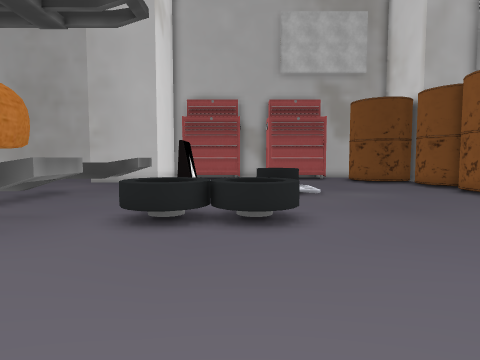
View 1 (above)

24 first-person views from a walk through a Unity game level. The camera is 1.4 m above the floor, tilts 4° down and sees 75° across. The floor is counted in squares, 1 m on a side. Each view is taken from the middle of a square. On the plan, view 1 faces up. The plan holds only what a view shows up to about 14 squares ahead; the rest is blank. The place goes on beyond the plan. The player character is not drawn.

View 2
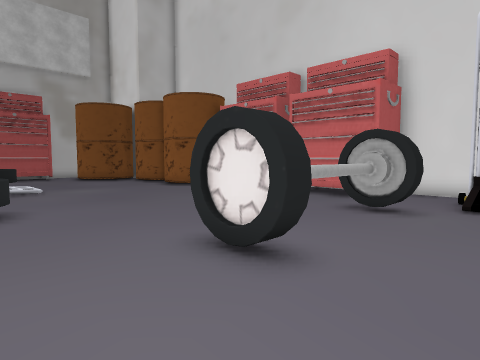

View 3
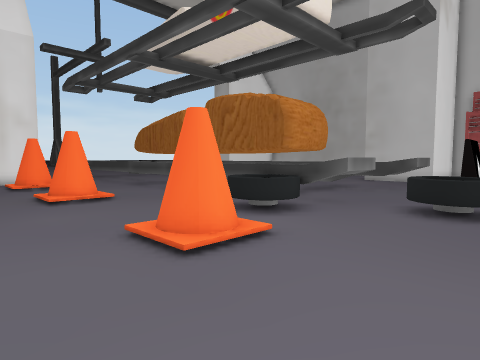

View 4
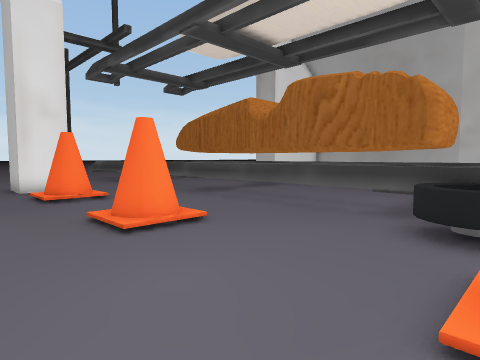

View 5
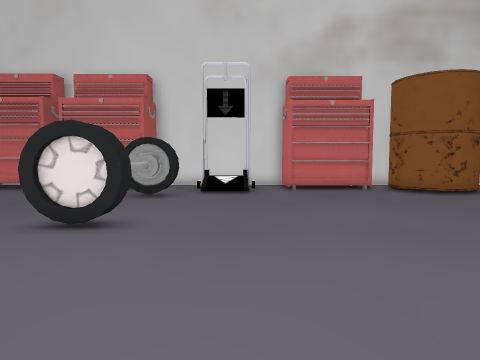

View 6
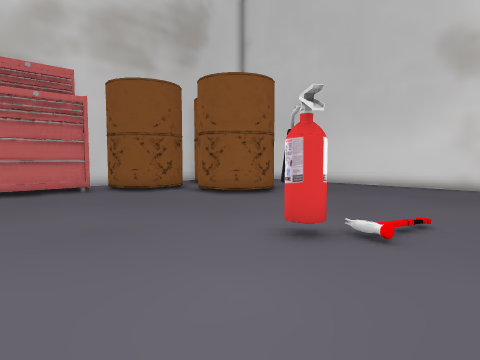

View 7
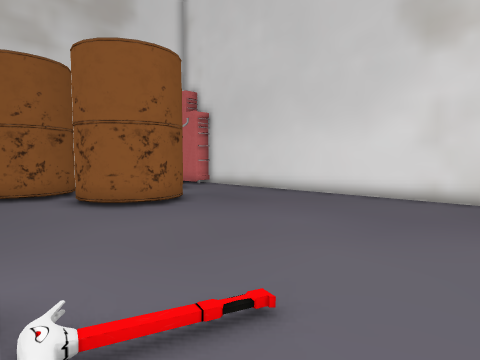

View 8
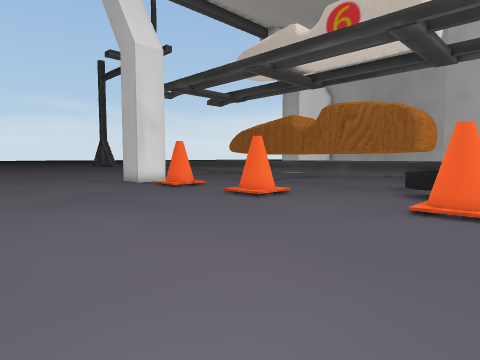

View 9
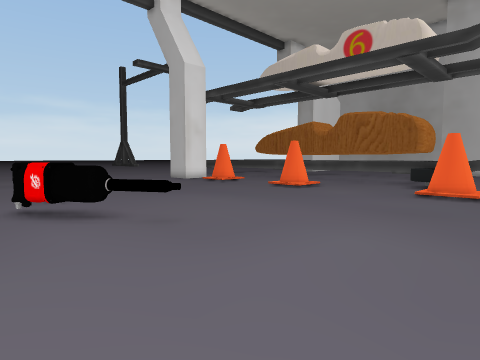

View 10
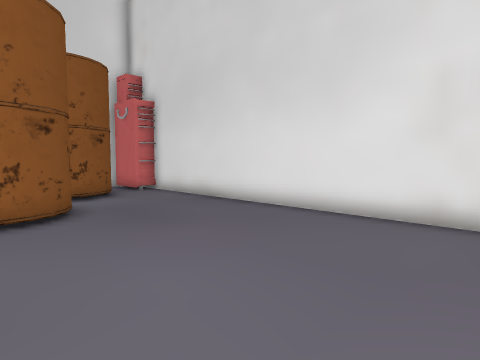

View 11
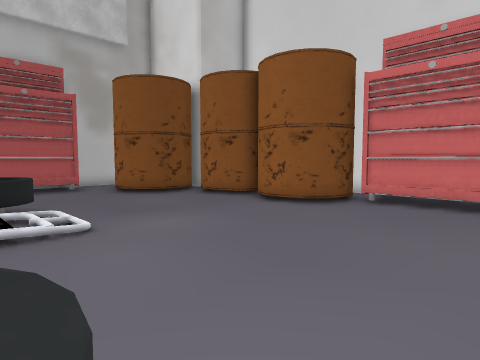

View 12
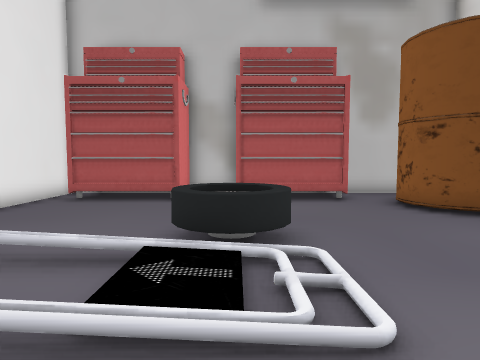

View 13
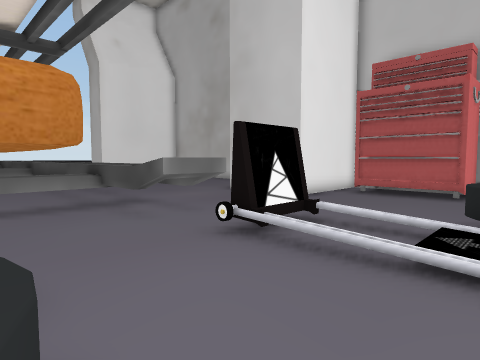

View 14
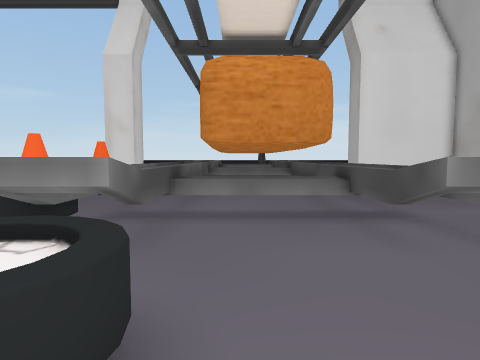

View 15
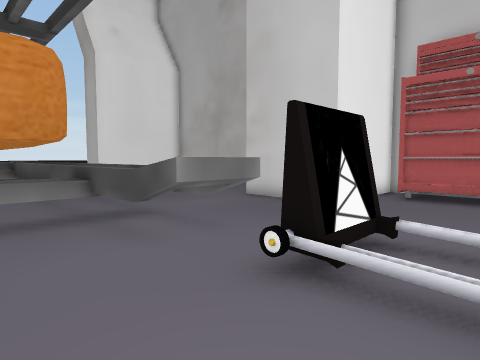

View 16
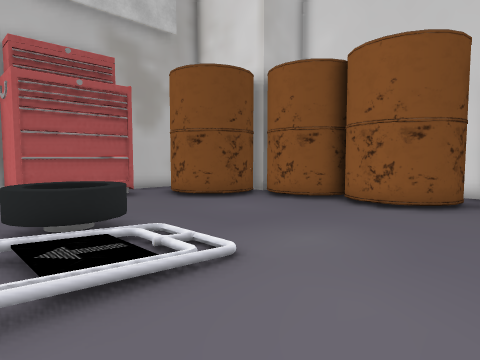

View 17
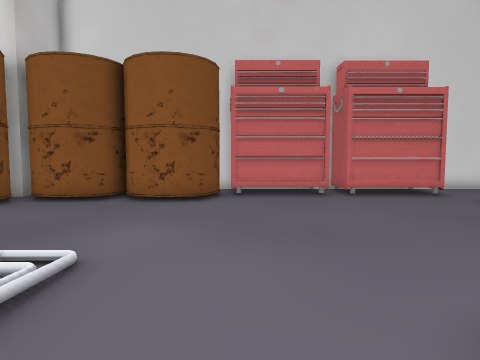

View 18
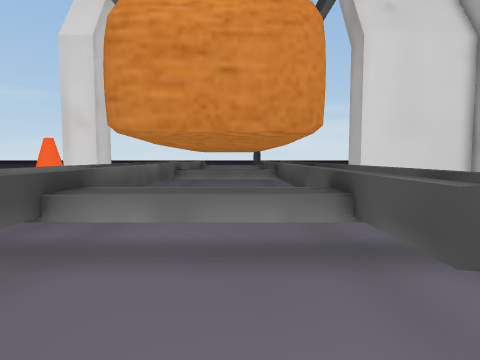

View 19
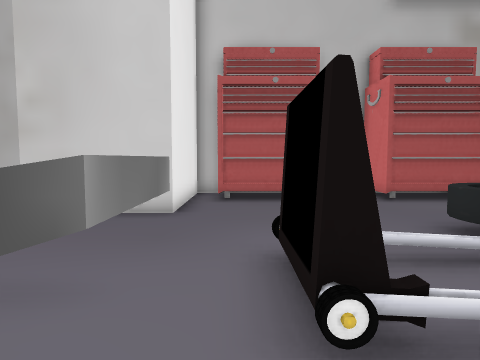

View 20
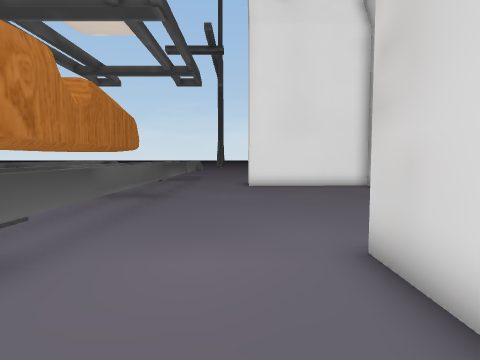

View 21
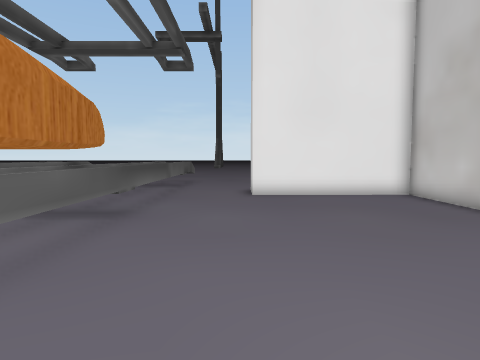

View 22
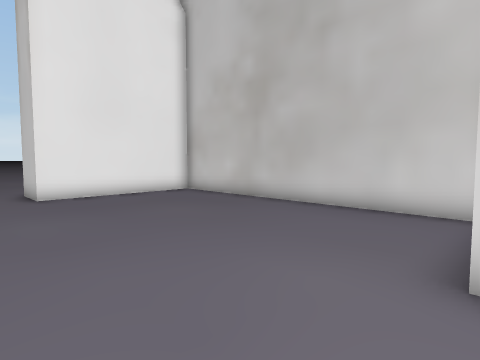

View 23
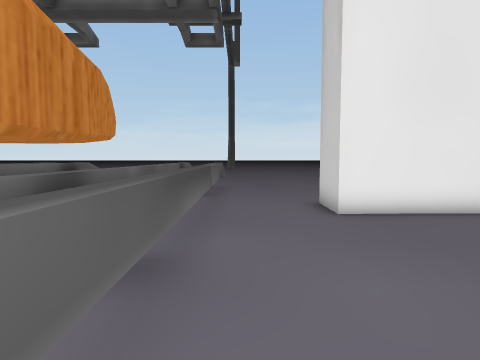

View 24
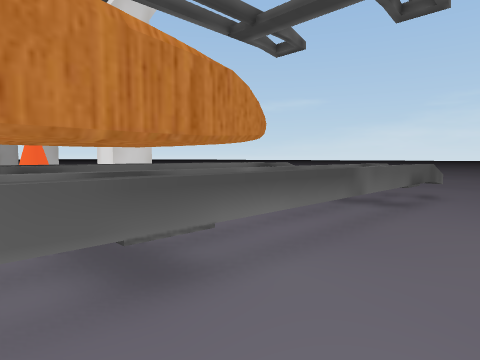

### Floor plan
Key: @ floor where view 1 was taken; # wall or solid block; . floor; / step, stairs or slope; = window, fence, low wall or low ledge; ^ raised ledge; T thing the floor can be seen under or through; B barrel; W wheel; L toolbox; C cone; O other object.
Columns run from 22 left of view 1 to 11 right of it. Each row starts with its distance up from view 1.
 23   ############   ##   ###   ###
 22   #...........   # LLLL LLLL...
 21   #...........   #LLLLL LLLL..
 20   #...........   #.LLLL.LLLL.B
 19   #...........   #...........B  B
 18   #...........####...........BBBB#
 17 ###.............................B
 16 .......................WWW.....B
 15 .......................WWW.....BB
 14 ....................O/////......BB
 13 ======^=======^^=TT.O..///.....B
 12 ######^#######^^=TT.O.////.....BB
 11      #=####   ==................BB
 10       ^= .....^=.................L
  9       ^= .....^=.................L
  8       ==......=^....WWWW.........L
  7 ######^#TTTTTT^^=TTWWWWW.........L
  6 ======^=======^^TTT.W.W..........L
  5       .........WWW...............L
  4         .......WWW...............L
  3      ..  ........................L
  2   #  C....CC.....CC......O ...O .L
  1 ###.CCC...CC.....CC......OOOOOOO..
  0  .....................@..O.....O.O
 -1       ........................../
 -2       ........................../
 -3      .............................
 -4     .............................L
 -5    ..............................L
 -6    ..............................L
 -7         .........................L
 -8          ..... .......OO.........L
 -9          /. OO..................BB
-10        ...OOO..................BB
-11          ....................B.B
-12                 ............BBB
-13                     ........B
-14                     ........B
-15                     .........B.B
-16                     ...........B
-17                     ............B
-18                     ..............
-19                     .............L
-20                      ############L

Positions as (right, up) in squares from view 1, and headings:
1: (0, 0), facing up
2: (0, -2), facing up-right
3: (0, -2), facing up-left
4: (-5, -2), facing up-left
5: (-3, -2), facing right
6: (-3, -3), facing down-right
7: (-3, -8), facing down-right
8: (-3, -8), facing up-left
9: (-2, -12), facing up-left
10: (-2, -12), facing down-right
11: (1, 6), facing up-right
12: (2, 10), facing up
13: (2, 8), facing up-left
14: (0, 9), facing left
15: (0, 9), facing up-left
16: (0, 9), facing up-right
17: (-1, 10), facing right
18: (-3, 10), facing left
19: (-3, 10), facing up
20: (-4, 16), facing left
21: (-8, 16), facing left
22: (-8, 14), facing up-left
23: (-12, 14), facing left
24: (-14, 16), facing down-left
